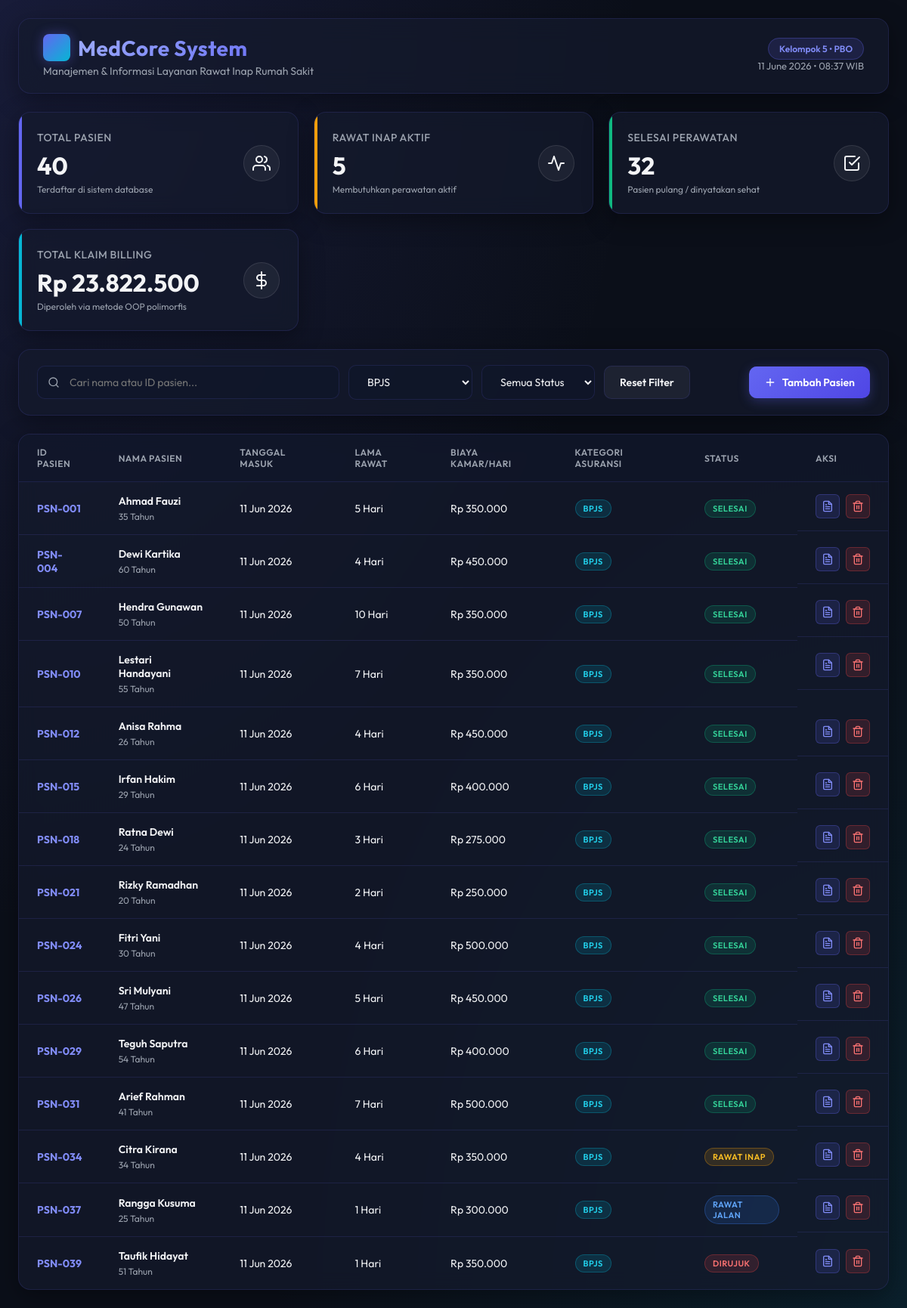
/index.php?asuransi=BPJS, run on the app's committed database.
### tables this page shows
CREATE TABLE IF NOT EXISTS `pasien` (
    `id_pasien`            VARCHAR(20)    NOT NULL,
    `nama`                 VARCHAR(100)   NOT NULL,
    `usia`                 INT            NOT NULL,
    `jenis_kelamin`        ENUM('Laki-laki', 'Perempuan') NOT NULL,
    `tanggal_masuk`        DATE           NOT NULL,
    `tanggal_keluar`       DATE           NULL DEFAULT NULL,
    `lama_rawat`           INT            NOT NULL DEFAULT 0,
    `biaya_kamar_per_hari` DECIMAL(12,2)  NOT NULL DEFAULT 0.00,
    `asuransi`             ENUM('BPJS', 'Asuransi Swasta', 'Umum') NOT NULL DEFAULT 'Umum',
    `status`               ENUM('Rawat Inap', 'Rawat Jalan', 'Selesai', 'Dirujuk') NOT NULL DEFAULT 'Rawat Inap',
    
     
    `nomor_pbi`            VARCHAR(50)    NULL DEFAULT NULL,
    `faskes_asal`          VARCHAR(100)   NULL DEFAULT NULL,
    `kelas_kamar`          VARCHAR(20)    NULL DEFAULT NULL,
    
     
    `nik`                  VARCHAR(20)    NULL DEFAULT NULL,
    `metode_pembayaran`    VARCHAR(50)    NULL DEFAULT NULL,
    
     
    `nama_provider`        VARCHAR(100)   NULL DEFAULT NULL,
    `nomor_polis`          VARCHAR(50)    NULL DEFAULT NULL,
    `limit_cover`          DECIMAL(12,2)  NULL DEFAULT NULL,

    PRIMARY KEY (`id_pasien`),

     
    INDEX `idx_nama`            (`nama`),
    INDEX `idx_tanggal_masuk`   (`tanggal_masuk`),
    INDEX `idx_asuransi`        (`asuransi`),
    INDEX `idx_status`          (`status`)

);

### public/index.php (the view, shortened to what the rows shown need)
<?php
spl_autoload_register(function ($class) {
    $prefix = 'App\\';
    $base_dir = dirname(__DIR__) . '/src/';
    $len = strlen($prefix);
    $relative_class = substr($class, $len);
    $parts = explode('\\', $relative_class);
    if (count($parts) > 1) {
        $subNamespace = $parts[0];
        $className = $parts[1];
        $folder = '';
        switch ($subNamespace) {
            case 'Core':
                $folder = 'Core2';
                break;
            case 'Models':
                $folder = 'Models3';
                break;
            case 'Database':
                $folder = 'Database1';
                break;
            case 'Controllers':
                $folder = 'Controllers4';
                break;
        }
        if ($folder !== '') {
            $file = $base_dir . $folder . '/' . $className . '.php';
            if (file_exists($file)) {
                return;
            }
        }
    }
});
$controller = new ManajemenRumahSakit();
$search = $_GET['search'] ?? null;
$asuransi = $_GET['asuransi'] ?? null;
$status = $_GET['status'] ?? null;
$pasiens = $controller->getAllPasien($search, $asuransi, $status);
$stats = $controller->getStats();
?>
<!DOCTYPE html>
<html lang="id">
<head>
</head>
<body>
<div class="container">
    <header>
        <div class="logo-area">
            <h1>
                <span class="logo-icon">+</span>
                MedCore System
            </h1>
        </div>
    </header>
    <section class="table-card">
        <div class="table-responsive">
            <table>
                <thead>
                    <tr>
                        <th>ID Pasien</th>
                        <th>Nama Pasien</th>
                        <th>Tanggal Masuk</th>
                        <th>Lama Rawat</th>
                        <th>Biaya Kamar/Hari</th>
                        <th>Kategori Asuransi</th>
                        <th>Status</th>
                        <th>Aksi</th>
                    </tr>
                </thead>
                <tbody>
                    <?php if (count($pasiens) > 0): ?>
                        <?php foreach ($pasiens as $pasien): ?>
                            <tr>
                                <td><span class="patient-id"><?= htmlspecialchars($pasien->getIdPasien()) ?></span></td>
                                <td>
                                    <div class="patient-info">
                                        <span class="patient-name"><?= htmlspecialchars($pasien->getNama()) ?></span>
                                        <span class="patient-meta"><?= $pasien->getUsia() ?> Tahun</span>
                                    </div>
                                </td>
                                <td><?= date('d M Y', strtotime($pasien->getLamaRawat() > 0 ? date('Y-m-d') : date('Y-m-d')))  ?>
                                </td>
                                <td><?= $pasien->getLamaRawat() ?> Hari</td>
                                <td>Rp <?= number_format($pasien->getBiayaKamarPerHari(), 0, ',', '.') ?></td>
                                <td>
                                    <?php
                                        $insurance = $pasien->cetakKlaimLayanan()['jenis'] ?? 'UMUM';
                                        $insurance_class = 'badge-umum';
                                        if ($insurance === 'BPJS') $insurance_class = 'badge-bpjs';
                                    ?>
                                    <span class="badge <?= $insurance_class ?>"><?= $insurance ?></span>
                                </td>
                                <td>
                                    <?php
                                        $db_local = App\Database\KoneksiDatabase::getInstance()->getKoneksi();
                                        $stmt_row = $db_local->prepare("SELECT tanggal_masuk, status FROM pasien WHERE id_pasien = :id");
                                        $stmt_row->execute(['id' => $pasien->getIdPasien()]);
                                        $db_data = $stmt_row->fetch();
                                        $status_raw = $db_data['status'] ?? 'Rawat Inap';
                                        $status_class = 'badge-inap';
                                        if ($status_raw === 'Rawat Jalan') $status_class = 'badge-jalan';
                                        if ($status_raw === 'Selesai') $status_class = 'badge-selesai';
                                        if ($status_raw === 'Dirujuk') $status_class = 'badge-dirujuk';
                                    ?>
                                    <span class="badge <?= $status_class ?>"><?= $status_raw ?></span>
                                </td>
                                <td class="action-cell">
                                    <button class="btn-icon btn-icon-view" onclick="openClaimModal('<?= $pasien->getIdPasien() ?>')" title="Cetak Rincian Billing">
                                    </button>
                                    <a href="index.php?action=delete&id=<?= $pasien->getIdPasien() ?>" class="btn-icon btn-icon-delete" onclick="return confirm('Apakah Anda yakin ingin menghapus data pasien ini?')" title="Hapus Data">
                                    </a>
                                </td>
                            </tr>
                        <?php endforeach; ?>
                    <?php endif; ?>
                </tbody>
            </table>
        </div>
    </section>
</div>
</body>
</html>

### data on the page
pasien: id_pasien "PSN-001", nama "Ahmad Fauzi", usia "35", lama_rawat "5", biaya_kamar_per_hari "350.000", asuransi "BPJS", status "SELESAI"
pasien: id_pasien "PSN-004", nama "Dewi Kartika", usia "60", lama_rawat "4", biaya_kamar_per_hari "450.000", asuransi "BPJS", status "SELESAI"
pasien: id_pasien "PSN-007", nama "Hendra Gunawan", usia "50", lama_rawat "10", biaya_kamar_per_hari "350.000", asuransi "BPJS", status "SELESAI"
pasien: id_pasien "PSN-010", nama "Lestari Handayani", usia "55", lama_rawat "7", biaya_kamar_per_hari "350.000", asuransi "BPJS", status "SELESAI"
pasien: id_pasien "PSN-012", nama "Anisa Rahma", usia "26", lama_rawat "4", biaya_kamar_per_hari "450.000", asuransi "BPJS", status "SELESAI"
pasien: id_pasien "PSN-015", nama "Irfan Hakim", usia "29", lama_rawat "6", biaya_kamar_per_hari "400.000", asuransi "BPJS", status "SELESAI"
pasien: id_pasien "PSN-018", nama "Ratna Dewi", usia "24", lama_rawat "3", biaya_kamar_per_hari "275.000", asuransi "BPJS", status "SELESAI"
pasien: id_pasien "PSN-021", nama "Rizky Ramadhan", usia "20", lama_rawat "2", biaya_kamar_per_hari "250.000", asuransi "BPJS", status "SELESAI"
pasien: id_pasien "PSN-024", nama "Fitri Yani", usia "30", lama_rawat "4", biaya_kamar_per_hari "500.000", asuransi "BPJS", status "SELESAI"
pasien: id_pasien "PSN-026", nama "Sri Mulyani", usia "47", lama_rawat "5", biaya_kamar_per_hari "450.000", asuransi "BPJS", status "SELESAI"
pasien: id_pasien "PSN-029", nama "Teguh Saputra", usia "54", lama_rawat "6", biaya_kamar_per_hari "400.000", asuransi "BPJS", status "SELESAI"
pasien: id_pasien "PSN-031", nama "Arief Rahman", usia "41", lama_rawat "7", biaya_kamar_per_hari "500.000", asuransi "BPJS", status "SELESAI"
pasien: id_pasien "PSN-034", nama "Citra Kirana", usia "34", lama_rawat "4", biaya_kamar_per_hari "350.000", asuransi "BPJS", status "RAWAT INAP"
pasien: id_pasien "PSN-037", nama "Rangga Kusuma", usia "25", lama_rawat "1", biaya_kamar_per_hari "300.000", asuransi "BPJS", status "RAWAT JALAN"
pasien: id_pasien "PSN-039", nama "Taufik Hidayat", usia "51", lama_rawat "1", biaya_kamar_per_hari "350.000", asuransi "BPJS", status "DIRUJUK"

### other printed values
$stats['total_pasien'] "40"
$stats['status']['rawat_inap'] "5"
$stats['status']['selesai'] "32"
$stats['total_estimasi_biaya'] "23.822.500"
